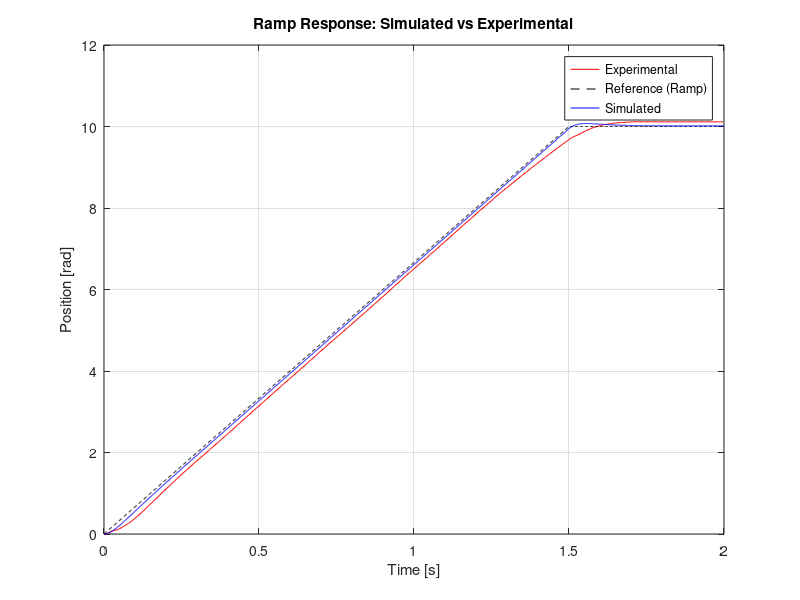

Reproduce this figure in MATLAB.
% Christopher Wall u1467634
clear;
close all;
clc;

run1 = load("StepSize10.mat");

K = 2.5;
T = .168;

% Convert robot gains into V/rev
Kp = (490 * 0.0782480314961)
Ki = (92 * 0.0782480314961)
Kd = (36 * 0.0782480314961)

Gp = tf(K, [T, 1, 0]);
Gc = pid(Kp, Ki, Kd);
Gc1 = feedback(Gc*Gp, 1)

% ── Ramp trajectory parameters ───────────────────────────────────────────────
StepSize     = 10;    % rad — final desired position
ramp_end     = 1.5;   % s   — time at which ramp reaches StepSize
total_time   = 2.0;   % s   — total simulation duration (adjust as needed)
omega_ramp   = StepSize / ramp_end;   % rad/s during ramp (precomputed, matches Arduino)

% ── Build reference signal r(t) ───────────────────────────────────────────────
dt = 0.001;
t  = (0 : dt : total_time)';

r         = zeros(size(t));
ramp_idx  = t < ramp_end;
r(ramp_idx)  = omega_ramp .* t(ramp_idx);   % linear ramp phase
r(~ramp_idx) = StepSize;                     % hold phase

% ── Simulate closed-loop response to r(t) using lsim ─────────────────────────
y = lsim(Gc1, r, t);

% ── Performance metrics on simulated output ───────────────────────────────────
sim_final = y(end);

% Overshoot relative to StepSize (the commanded final position)
sim_peak_val = max(y);
sim_OS       = (sim_peak_val - StepSize) / StepSize * 100;
sim_peak_idx = find(y >= sim_peak_val * 0.9999, 1, 'first');
sim_peak_t   = t(sim_peak_idx);

% Settling time: last time output leaves 2% band around StepSize
band         = 0.02 * StepSize;
outside      = find(abs(y - StepSize) > band);
if isempty(outside)
    sim_ST = t(1);
else
    sim_ST = t(outside(end));
end
sim_ST_val = interp1(t, y, sim_ST);

% ── Experimental results ──────────────────────────────────────────────────────
exp_time  = run1.time;
exp_pos   = run1.position;
exp_final = mean(exp_pos(end-10:end));

exp_peak_val = max(exp_pos);
exp_peak_idx = find(exp_pos == exp_peak_val, 1, 'first');
exp_peak_t   = exp_time(exp_peak_idx);
exp_OS       = (exp_peak_val - exp_final) / exp_final * 100;

exp_band    = 0.02 * exp_final;
exp_outside = find(abs(exp_pos - exp_final) > exp_band);
if isempty(exp_outside)
    exp_ST = exp_time(1);
else
    exp_ST = exp_time(exp_outside(end));
end
exp_ST_val = interp1(exp_time, exp_pos, exp_ST);

% ── Plot ──────────────────────────────────────────────────────────────────────
figure();

plot(exp_time, exp_pos, 'r', 'Linestyle', '-', 'Marker', 'none', ...
    'DisplayName', 'Experimental');
hold on;

% Reference trajectory
plot(t, r, 'k--', 'DisplayName', 'Reference (Ramp)');
hold on;

% Simulated response
plot(t, y, 'b', 'DisplayName', 'Simulated');

% % Sim peak annotation
% plot(sim_peak_t, sim_peak_val, 'b^', 'MarkerSize', 10, 'MarkerFaceColor', 'auto', ...
%     'HandleVisibility', 'off');
% text(sim_peak_t, sim_peak_val, sprintf('  Sim OS: %.1f%%', sim_OS), ...
%     'FontSize', 9, 'VerticalAlignment', 'bottom');

% % Sim settling time annotation
% plot(sim_ST, sim_ST_val, 'bs', 'MarkerSize', 10, 'MarkerFaceColor', 'auto', ...
%     'HandleVisibility', 'off');
% text(sim_ST, sim_ST_val, sprintf('  Sim ST: %.3fs', sim_ST), ...
%     'FontSize', 9, 'VerticalAlignment', 'top');
% 
% plot(exp_peak_t, exp_peak_val, 'r^', 'MarkerSize', 10, 'MarkerFaceColor', 'auto', 'HandleVisibility', 'off');
% text(exp_peak_t, exp_peak_val, sprintf('  Exp OS: %.1f%%', exp_OS),  'FontSize', 9, 'VerticalAlignment', 'bottom');
% 
% plot(exp_ST, exp_ST_val, 'rs', 'MarkerSize', 10, 'HandleVisibility', 'off');
% text(exp_ST, exp_ST_val, sprintf('  Exp ST: %.3fs', exp_ST),  'FontSize', 9, 'VerticalAlignment', 'top');

legend();
xlabel('Time [s]');
ylabel('Position [rad]');
title('Ramp Response: Simulated vs Experimental');
grid on;
